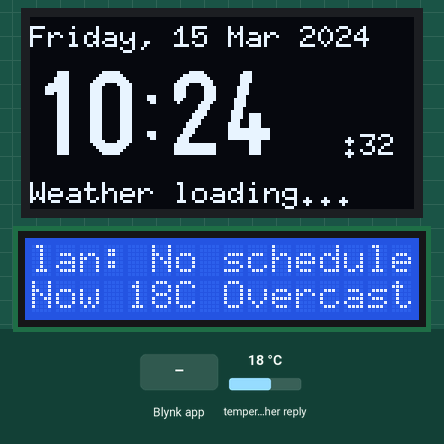
Recording of a sketch running on a simulated Arduino Uno R4 WiFi. On the bench: 128×64 one-colour display, 16×2 character LCD. The test bench sets the inputs (shaded band); at power-on: temperature in the weather reply 18 °C. WiFi joins after 1.5 s; servers stay silent unless stated; web services answer with replies made up by the test bench; what the sketch prints to the serial monitor is not drawn.

Above: at 2.8 s.
2.9 s: Blynk app writes 1 to V0
At 4.7 s:
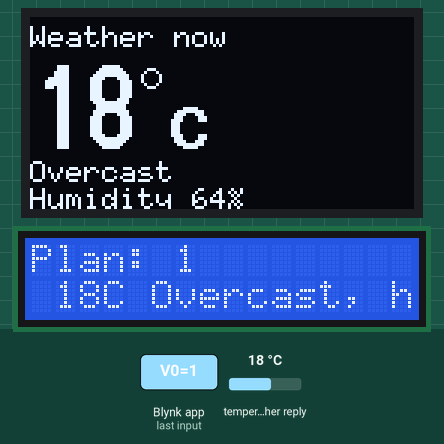
At 5.2 s:
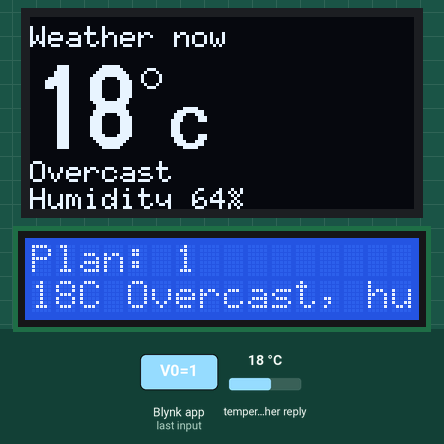
14.8 s: Blynk app writes 0 to V0
At 15.7 s:
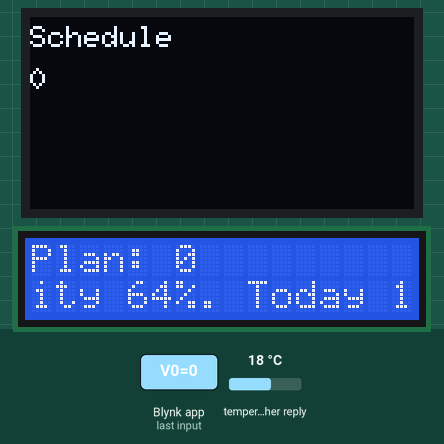
Timing chart, 0 to 17.8 s (numbered marks = the images above; inputs shaded):
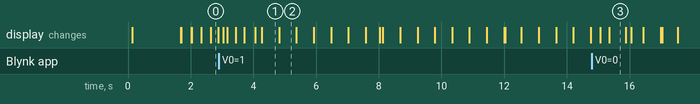

The sketch:

Smart_Mirror.ino
```cpp
/*
  Smart Mirror - Arduino UNO R4 WiFi  (Blynk library, stall diagnostics)
  OLED 1.3" SH1106 128x64 (I2C 0x3C)  -> time, date, day, weather, forecast, schedule
  LCD 16x2 + I2C backpack (0x27)      -> scrolling long text

  Libraries (Library Manager):
    U8g2, ArduinoJson (v7), LiquidCrystal I2C (Frank de Brabander), Blynk (Volodymyr Shymanskyy)
  Wiring: SDA -> SDA, SCL -> SCL, VCC -> 5V, GND -> GND (both devices in parallel)
  Debug:  Serial Monitor at 115200 baud
*/

// ---- Turn network tasks on/off to find what blocks the LCD (1 = on, 0 = off) ----
#define USE_BLYNK    1
#define USE_NTP      1
#define USE_WEATHER  1

// ---- Blynk credentials (must come BEFORE the Blynk include) ----
#define BLYNK_TEMPLATE_ID "YOUR_TEMPLATE_ID"
#define BLYNK_TEMPLATE_NAME "YOUR_TEMPLATE_NAME"
#define BLYNK_AUTH_TOKEN "YOUR_AUTH_TOKEN"

#include <SPI.h>
#include <WiFiS3.h>
#if USE_BLYNK
#include <BlynkSimpleWifi.h>
#endif
#include <Wire.h>
#include <U8g2lib.h>
#include <ArduinoJson.h>
#include <LiquidCrystal_I2C.h>
#include <math.h>

// ======================= USER SETTINGS =======================
const char WIFI_SSID[]   = "YOUR_WIFI_NAME";
const char WIFI_PASS[]   = "YOUR_WIFI_PASSWORD";

const float LATITUDE     = 0;
const float LONGITUDE    = 0;
const long  TZ_OFFSET_S  = 0;                          // IN SECONDS

const unsigned long WEATHER_INTERVAL_MS = 1800000UL;   // 30 min
const unsigned long TIME_SYNC_MS        = 3600000UL;   // 1 h (after first success)
const unsigned long RETRY_MIN_MS        = 10000UL;     // first retry after a failure
const unsigned long RETRY_MAX_MS        = 120000UL;    // backoff ceiling (2 min)
const unsigned long PAGE_TIME_MS        = 4000UL;      // OLED page duration
const unsigned long LCD_SCROLL_MS       = 275UL;       // one LCD ROW updates per tick
const int           LCD_STEP_CHARS      = 1;           // characters moved per update
// =============================================================

U8G2_SH1106_128X64_NONAME_F_HW_I2C u8g2(U8G2_R0, U8X8_PIN_NONE);   // OLED at 0x3C
LiquidCrystal_I2C lcd(0x27, 16, 2);                                // LCD at 0x27

// ---------- Data ----------
String schedule = "No schedule yet";
struct Weather {
  bool  ok = false;
  float temp = 0;
  int   hum = 0, code = 0;
  int   hi[3] = {0}, lo[3] = {0}, rain[3] = {0}, dcode[3] = {0};
} wx;

// ---------- Time keeping ----------
uint32_t epochBase = 0;
unsigned long syncMs = 0;
bool timeValid = false;

const char* DAY_FULL[]  = {"Sunday","Monday","Tuesday","Wednesday","Thursday","Friday","Saturday"};
const char* DAY_SHORT[] = {"Sun","Mon","Tue","Wed","Thu","Fri","Sat"};
const char* MON_SHORT[] = {"Jan","Feb","Mar","Apr","May","Jun","Jul","Aug","Sep","Oct","Nov","Dec"};

struct DT { int y, mo, d, h, mi, s, dow; };

uint32_t localEpoch() {
  return epochBase + (millis() - syncMs) / 1000UL + TZ_OFFSET_S;
}

DT breakTime(uint32_t t) {
  DT r;
  r.s = t % 60; r.mi = (t / 60) % 60; r.h = (t / 3600) % 24;
  uint32_t days = t / 86400UL;
  r.dow = (days + 4) % 7;
  long z = (long)days + 719468L;
  long era = z / 146097L;
  unsigned long doe = z - era * 146097L;
  unsigned long yoe = (doe - doe / 1460 + doe / 36524 - doe / 146096) / 365;
  long y = (long)yoe + era * 400;
  unsigned long doy = doe - (365 * yoe + yoe / 4 - yoe / 100);
  unsigned long mp = (5 * doy + 2) / 153;
  r.d = doy - (153 * mp + 2) / 5 + 1;
  r.mo = mp < 10 ? mp + 3 : mp - 9;
  r.y = y + (r.mo <= 2);
  return r;
}

// tries > 1 waits between attempts (use in setup); tries == 1 never waits (use in loop)
bool syncTime(int tries) {
  for (int i = 0; i < tries; i++) {
    unsigned long t = WiFi.getTime();
    if (t > 1700000000UL) {
      epochBase = t; syncMs = millis(); timeValid = true;
      return true;
    }
    if (tries > 1) delay(500);
  }
  return false;
}

// ---------- Helpers ----------
const char* wmoText(int c) {
  if (c == 0) return "Clear sky";
  if (c == 1) return "Mainly clear";
  if (c == 2) return "Partly cloudy";
  if (c == 3) return "Overcast";
  if (c == 45 || c == 48) return "Fog";
  if (c >= 51 && c <= 57) return "Drizzle";
  if (c >= 61 && c <= 67) return "Rain";
  if (c >= 71 && c <= 77) return "Snow";
  if (c >= 80 && c <= 82) return "Rain showers";
  if (c == 85 || c == 86) return "Snow showers";
  if (c >= 95) return "Thunderstorm";
  return "Unknown";
}

String cleanText(String s) {
  String o;
  for (unsigned int i = 0; i < s.length() && o.length() < 240; i++) {
    char c = s[i];
    if (c == '\r' || c == '\n') c = ' ';
    if (c < 32 || c > 126) c = ' ';
    o += c;
  }
  o.trim();
  return o;
}

void logTask(const __FlashStringHelper* name, bool ok, unsigned long t0) {
  Serial.print(name); Serial.print(ok ? F(": ok ") : F(": FAILED "));
  Serial.print(millis() - t0); Serial.println(F(" ms"));
}

// ---------- Weather fetch (Open-Meteo, no API key) ----------
bool fetchWeather() {
  WiFiSSLClient c;
  c.setTimeout(3000);
  if (!c.connect("api.open-meteo.com", 443)) return false;
  c.print(F("GET /v1/forecast?latitude="));
  c.print(LATITUDE, 4);
  c.print(F("&longitude="));
  c.print(LONGITUDE, 4);
  c.print(F("&current=temperature_2m,relative_humidity_2m,weather_code"
            "&daily=weather_code,temperature_2m_max,temperature_2m_min,precipitation_probability_max"
            "&timezone=auto&forecast_days=3 HTTP/1.0\r\n"
            "Host: api.open-meteo.com\r\nConnection: close\r\n\r\n"));

  String status = c.readStringUntil('\n');
  if (status.indexOf(" 200") < 0) { c.stop(); return false; }
  while (c.connected() || c.available()) {
    String l = c.readStringUntil('\n');
    if (l.length() == 0 || l == "\r") break;
  }

  JsonDocument filter;
  filter["current"] = true;
  filter["daily"] = true;
  JsonDocument doc;
  DeserializationError err = deserializeJson(doc, c, DeserializationOption::Filter(filter));
  c.stop();
  if (err) return false;

  JsonObject cur = doc["current"];
  wx.temp = cur["temperature_2m"] | 0.0f;
  wx.hum  = cur["relative_humidity_2m"] | 0;
  wx.code = cur["weather_code"] | 0;
  JsonObject d = doc["daily"];
  for (int i = 0; i < 3; i++) {
    wx.hi[i]    = lround((float)(d["temperature_2m_max"][i] | 0.0f));
    wx.lo[i]    = lround((float)(d["temperature_2m_min"][i] | 0.0f));
    wx.rain[i]  = d["precipitation_probability_max"][i] | 0;
    wx.dcode[i] = d["weather_code"][i] | 0;
  }
  wx.ok = true;
  return true;
}

// ---------- OLED pages ----------
const int NUM_PAGES = 4;
int page = 0;

void drawClockPage() {
  DT t = breakTime(localEpoch());
  char buf[32];

  u8g2.setFont(u8g2_font_6x10_tf);
  snprintf(buf, sizeof(buf), "%s, %d %s %d", DAY_FULL[t.dow], t.d, MON_SHORT[t.mo - 1], t.y);
  u8g2.drawStr(0, 10, buf);

  u8g2.setFont(u8g2_font_logisoso28_tn);
  snprintf(buf, sizeof(buf), "%02d:%02d", t.h, t.mi);
  u8g2.drawStr(0, 46, buf);

  u8g2.setFont(u8g2_font_6x10_tf);
  snprintf(buf, sizeof(buf), ":%02d", t.s);
  u8g2.drawStr(104, 46, buf);

  if (wx.ok) snprintf(buf, sizeof(buf), "%dC %s", (int)lround(wx.temp), wmoText(wx.code));
  else       snprintf(buf, sizeof(buf), "Weather loading...");
  buf[21] = 0;
  u8g2.drawStr(0, 62, buf);
}

void drawWeatherPage() {
  u8g2.setFont(u8g2_font_6x10_tf);
  u8g2.drawStr(0, 10, "Weather now");
  if (!wx.ok) { u8g2.drawStr(0, 36, "No data yet"); return; }

  char num[8];
  snprintf(num, sizeof(num), "%d", (int)lround(wx.temp));
  u8g2.setFont(u8g2_font_logisoso28_tn);
  int w = u8g2.getStrWidth(num);
  u8g2.drawStr(0, 44, num);
  u8g2.drawCircle(w + 6, 20, 3);
  u8g2.setFont(u8g2_font_helvB14_tr);
  u8g2.drawStr(w + 12, 44, "C");

  u8g2.setFont(u8g2_font_6x10_tf);
  char buf[32];
  snprintf(buf, sizeof(buf), "%s", wmoText(wx.code));
  u8g2.drawStr(0, 55, buf);
  snprintf(buf, sizeof(buf), "Humidity %d%%", wx.hum);
  u8g2.drawStr(0, 64, buf);
}

void drawForecastPage() {
  u8g2.setFont(u8g2_font_6x10_tf);
  u8g2.drawStr(0, 10, "Forecast");
  if (!wx.ok) { u8g2.drawStr(0, 36, "No data yet"); return; }
  DT t = breakTime(localEpoch());
  char buf[32];
  for (int i = 0; i < 3; i++) {
    snprintf(buf, sizeof(buf), "%s %d-%dC rain %d%%",
             i == 0 ? "Tod" : DAY_SHORT[(t.dow + i) % 7], wx.lo[i], wx.hi[i], wx.rain[i]);
    u8g2.drawStr(0, 26 + i * 14, buf);
  }
}

void drawSchedulePage() {
  u8g2.setFont(u8g2_font_6x10_tf);
  u8g2.drawStr(0, 10, "Schedule");
  const int COLS = 21, MAXLINES = 4;
  char line[COLS + 1];
  int col = 0, row = 0;
  for (unsigned int i = 0; i <= schedule.length() && row < MAXLINES; i++) {
    char ch = (i < schedule.length()) ? schedule[i] : ';';
    if (ch != ';') {
      if (col == 0 && ch == ' ') continue;
      line[col++] = ch;
    }
    if (ch == ';' || col == COLS) {
      line[col] = 0;
      u8g2.drawStr(0, 24 + row * 12, line);
      row++; col = 0;
    }
  }
}

void drawOLED() {
  u8g2.clearBuffer();
  if (!timeValid && page == 0) {
    u8g2.setFont(u8g2_font_6x10_tf);
    u8g2.drawStr(0, 30, "Syncing time...");
  } else {
    switch (page) {
      case 0: drawClockPage();    break;
      case 1: drawWeatherPage();  break;
      case 2: drawForecastPage(); break;
      case 3: drawSchedulePage(); break;
    }
  }
  u8g2.sendBuffer();
}

// ---------- LCD marquee ----------
struct Marquee {
  String text;
  unsigned int pos = 0;
  String last;
  void set(const String& s) { if (s != text) { text = s; pos = 0; last = ""; } }
  void show(int row) {
    char out[17];
    unsigned int n = text.length();
    if (n <= 16) {
      for (int i = 0; i < 16; i++) out[i] = (i < (int)n) ? text[i] : ' ';
    } else {
      unsigned int total = n + 4;                       // 4-space gap before looping
      for (int i = 0; i < 16; i++) {
        unsigned int k = (pos + i) % total;
        out[i] = (k < n) ? text[k] : ' ';
      }
      pos = (pos + LCD_STEP_CHARS) % total;
    }
    out[16] = 0;
    if (last != out) { lcd.setCursor(0, row); lcd.print(out); last = out; }
  }
} mqTop, mqBottom;

void rebuildLcdText() {
  String s = schedule;
  s.replace(";", " | ");
  mqTop.set("Plan: " + s);

  if (wx.ok) {
    String w = "Now " + String((int)lround(wx.temp)) + "C " + wmoText(wx.code) +
               ", humidity " + String(wx.hum) + "%. Today " + String(wx.lo[0]) + "-" +
               String(wx.hi[0]) + "C rain " + String(wx.rain[0]) + "%. Tomorrow " +
               wmoText(wx.dcode[1]) + " " + String(wx.lo[1]) + "-" + String(wx.hi[1]) +
               "C rain " + String(wx.rain[1]) + "%.";
    mqBottom.set(w);
  } else {
    mqBottom.set("Weather loading...");
  }
}

// ---------- Blynk handlers ----------
#if USE_BLYNK
BLYNK_WRITE(V0) {                    // runs whenever V0 changes in Blynk
  schedule = cleanText(param.asString());
  if (schedule.length() == 0) schedule = "No events";
  rebuildLcdText();
}

BLYNK_CONNECTED() {                  // runs each time the board (re)connects
  Blynk.syncVirtual(V0);
  Serial.println(F("Blynk: connected"));
}
#endif

// ---------- Display refresh (fast, never touches the network) ----------
unsigned long lastPage = 0, lastLcd = 0;
uint32_t lastSecDrawn = 0;

void updateDisplays() {
  unsigned long ms = millis();

  bool redraw = false;
  if (ms - lastPage > PAGE_TIME_MS) {
    lastPage = ms;
    page = (page + 1) % NUM_PAGES;
    redraw = true;
  }
  uint32_t nowS = localEpoch();
  if (redraw || nowS != lastSecDrawn) {
    lastSecDrawn = nowS;
    drawOLED();
  }

  static bool topTurn = true;        // one LCD row per tick
  if (ms - lastLcd > LCD_SCROLL_MS) {
    lastLcd = ms;
    if (topTurn) mqTop.show(0); else mqBottom.show(1);
    topTurn = !topTurn;
  }
}

// ---------- Setup / Loop ----------
unsigned long lastWeather  = 0, weatherRetry = 0;
unsigned long lastTime     = 0, timeRetry    = 0;
unsigned long lastBlynkTry = 0, blynkRetry   = 0;
unsigned long lastWifiTry  = 0;
unsigned long lastPassMs   = 0;
bool firstWeather = true, firstTime = true, firstBlynk = true;

void connectWiFi() {
  lcd.clear(); lcd.print("Connecting WiFi");
  WiFi.begin(WIFI_SSID, WIFI_PASS);
  for (int i = 0; i < 30 && WiFi.status() != WL_CONNECTED; i++) delay(500);
}

void setup() {
  Serial.begin(115200);              // does not wait for the Serial Monitor
  Wire.begin();
  u8g2.begin();
  u8g2.setBusClock(400000);
  Wire.setClock(400000);
  lcd.init();
  lcd.backlight();
  lcd.clear();

  u8g2.clearBuffer();
  u8g2.setFont(u8g2_font_6x10_tf);
  u8g2.drawStr(0, 20, "Smart Mirror");
  u8g2.drawStr(0, 40, "Connecting WiFi...");
  u8g2.sendBuffer();

  connectWiFi();
  if (WiFi.status() == WL_CONNECTED) {
    Serial.println(F("WiFi: connected"));
    lcd.clear(); lcd.print("WiFi connected");
  } else {
    Serial.println(F("WiFi: FAILED"));
    lcd.clear(); lcd.print("WiFi failed");
  }

#if USE_BLYNK
  Blynk.config(BLYNK_AUTH_TOKEN);    // connection happens in loop()
#endif
  rebuildLcdText();
  lastPassMs = millis();
}

void loop() {
  // Report any long stall since the previous pass
  unsigned long nowMs = millis();
  if (nowMs - lastPassMs > 1000UL) {
    Serial.print(F("LOOP STALL ")); Serial.print(nowMs - lastPassMs); Serial.println(F(" ms"));
  }
  lastPassMs = nowMs;

  updateDisplays();                  // always first

  unsigned long ms = millis();

  if (WiFi.status() != WL_CONNECTED) {
    if (ms - lastWifiTry > 15000UL) {
      lastWifiTry = ms;
      Serial.println(F("WiFi: reconnecting"));
      WiFi.begin(WIFI_SSID, WIFI_PASS);
    }
    return;
  }

  bool busy = false;                 // allow at most ONE slow task per pass

#if USE_BLYNK
  if (Blynk.connected()) {
    Blynk.run();
    blynkRetry = RETRY_MIN_MS;
  } else if (firstBlynk || ms - lastBlynkTry > blynkRetry) {
    firstBlynk = false;
    lastBlynkTry = ms;
    unsigned long t0 = millis();
    bool ok = Blynk.connect(3000);
    logTask(F("Blynk connect"), ok, t0);
    blynkRetry = ok ? RETRY_MIN_MS : min(blynkRetry * 2, RETRY_MAX_MS);
    if (blynkRetry < RETRY_MIN_MS) blynkRetry = RETRY_MIN_MS;
    busy = true;
  }
#endif

#if USE_NTP
  if (!busy && (firstTime || ms - lastTime > (timeValid ? TIME_SYNC_MS : timeRetry))) {
    firstTime = false;
    lastTime = ms;
    unsigned long t0 = millis();
    bool ok = syncTime(1);
    logTask(F("Time sync"), ok, t0);
    timeRetry = ok ? RETRY_MIN_MS : min(max(timeRetry * 2, RETRY_MIN_MS), RETRY_MAX_MS);
    busy = true;
  }
#endif

#if USE_WEATHER
  if (!busy && (firstWeather || ms - lastWeather > (wx.ok ? WEATHER_INTERVAL_MS : weatherRetry))) {
    firstWeather = false;
    lastWeather = ms;
    unsigned long t0 = millis();
    bool ok = fetchWeather();
    logTask(F("Weather"), ok, t0);
    if (ok) rebuildLcdText();
    else weatherRetry = min(max(weatherRetry * 2, RETRY_MIN_MS), RETRY_MAX_MS);
    busy = true;
  }
#endif
}
```

Measured:
- after the input at 2.9 s, the display: first differs from a run without the input after 0.53 s (image 1 shows a later state)
- what the display in image 1 shows lasts 0.5 s, from 4.3 s to 4.8 s
- what the display in image 3 shows lasts 0.5 s, from 15.4 s to 15.9 s
